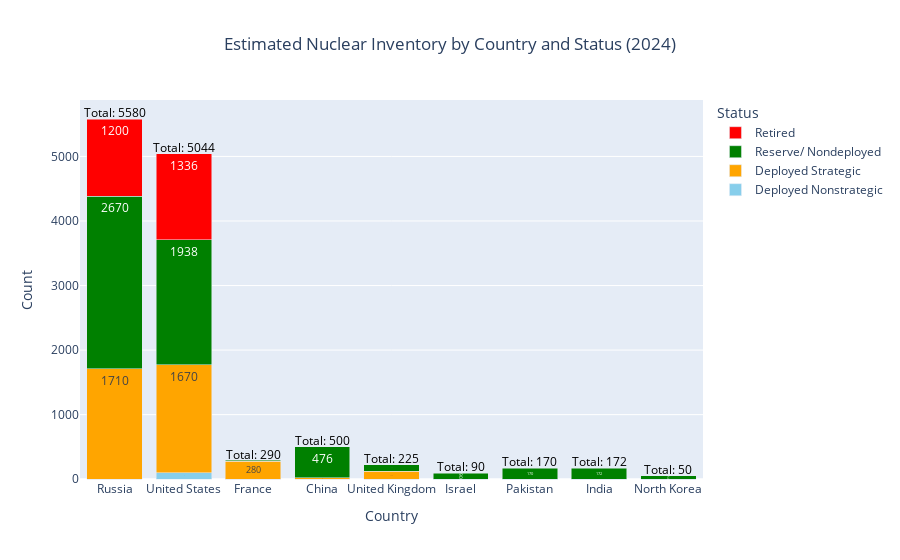

The cell this chart's notebook holds for it:
### Code cell
'''current_bar_data = {
    'Country': ['Russia', 'United States', 'France', 'China', 'United Kingdom', 'Israel', 'Pakistan', 'India', 'North Korea'],
    'Deployed Nonstrategic': [0, 100, 0, 0, 0, 0, 0, 0, 0],
    'Deployed Strategic': [1710, 1670, 280, 24, 120, 0, 0, 0, 0],
    'Reserve/ Nondeployed': [2670, 1938, 10, 476, 105, 90, 170, 172, 50],
    'Retired': [1200, 1336, None, None, None, None, None, None, None],
    'Total Inventory': [5580, 5044, 290, 500, 225, 90, 170, 172, 50]
}
'''

df = pd.DataFrame(nuke_current)

# Melt the DataFrame for plotting
df_melted = df.melt(id_vars=['Country'], value_vars=['Deployed Nonstrategic', 'Deployed Strategic', 'Reserve/ Nondeployed', 'Retired'], var_name='Category', value_name='Value')

# Create the base figure
fig = go.Figure()

# Define colors for each category
colors = {
    'Deployed Nonstrategic': 'skyblue',
    'Deployed Strategic': 'orange',
    'Reserve/ Nondeployed': 'green',
    'Retired': 'red'
}

# Add bar traces for each category
for category in colors.keys():
    filtered_df = df_melted[df_melted['Category'] == category]
    fig.add_trace(go.Bar(
        x=filtered_df['Country'],
        y=filtered_df['Value'],
        name=category,
        marker_color=colors[category],
        text=filtered_df['Value'],
        textposition='inside'
    ))

# Add total inventory numbers on top
for i, country in enumerate(df['Country']):
    fig.add_annotation(
        x=country,
        y=df['Total Inventory'][i] + 100,  # Adjust the y position slightly above the highest bar
        text=f'Total: {df["Total Inventory"][i]}',
        showarrow=False,
        font=dict(size=12, color="black")
    )

# Update the layout
fig.update_layout(
    barmode='stack',
    title='Estimated Nuclear Inventory by Country and Status (2024)',
    xaxis_title='Country',
    yaxis_title='Count',
    legend_title='Status',
    title_x=0.5
)

fig.show()

### Figure 1 — Plotly figure (JSON) as saved in the notebook; plotly's stock layout.template omitted (floating-point values rounded to 4 significant figures)
{"data": [{"marker": {"color": "skyblue"}, "name": "Deployed Nonstrategic", "text": [0, 100, 0, 0, 0, 0, 0, 0, 0], "textposition": "inside", "type": "bar", "x": ["Russia", "United States", "France", "China", "United Kingdom", "Israel", "Pakistan", "India", "North Korea"], "y": [0, 100, 0, 0, 0, 0, 0, 0, 0]}, {"marker": {"color": "orange"}, "name": "Deployed Strategic", "text": [1710, 1670, 280, 24, 120, 0, 0, 0, 0], "textposition": "inside", "type": "bar", "x": ["Russia", "United States", "France", "China", "United Kingdom", "Israel", "Pakistan", "India", "North Korea"], "y": [1710, 1670, 280, 24, 120, 0, 0, 0, 0]}, {"marker": {"color": "green"}, "name": "Reserve/ Nondeployed", "text": [2670, 1938, 10, 476, 105, 90, 170, 172, 50], "textposition": "inside", "type": "bar", "x": ["Russia", "United States", "France", "China", "United Kingdom", "Israel", "Pakistan", "India", "North Korea"], "y": [2670, 1938, 10, 476, 105, 90, 170, 172, 50]}, {"marker": {"color": "red"}, "name": "Retired", "text": [1200, 1336, null, null, null, null, null, null, null], "textposition": "inside", "type": "bar", "x": ["Russia", "United States", "France", "China", "United Kingdom", "Israel", "Pakistan", "India", "North Korea"], "y": [1200, 1336, null, null, null, null, null, null, null]}], "layout": {"annotations": [{"font": {"color": "black", "size": 12}, "showarrow": false, "text": "Total: 5580", "x": "Russia", "y": 5680}, {"font": {"color": "black", "size": 12}, "showarrow": false, "text": "Total: 5044", "x": "United States", "y": 5144}, {"font": {"color": "black", "size": 12}, "showarrow": false, "text": "Total: 290", "x": "France", "y": 390}, {"font": {"color": "black", "size": 12}, "showarrow": false, "text": "Total: 500", "x": "China", "y": 600}, {"font": {"color": "black", "size": 12}, "showarrow": false, "text": "Total: 225", "x": "United Kingdom", "y": 325}, {"font": {"color": "black", "size": 12}, "showarrow": false, "text": "Total: 90", "x": "Israel", "y": 190}, {"font": {"color": "black", "size": 12}, "showarrow": false, "text": "Total: 170", "x": "Pakistan", "y": 270}, {"font": {"color": "black", "size": 12}, "showarrow": false, "text": "Total: 172", "x": "India", "y": 272}, {"font": {"color": "black", "size": 12}, "showarrow": false, "text": "Total: 50", "x": "North Korea", "y": 150}], "barmode": "stack", "legend": {"title": {"text": "Status"}}, "title": {"text": "Estimated Nuclear Inventory by Country and Status (2024)", "x": 0.5}, "xaxis": {"title": {"text": "Country"}}, "yaxis": {"title": {"text": "Count"}}}}
